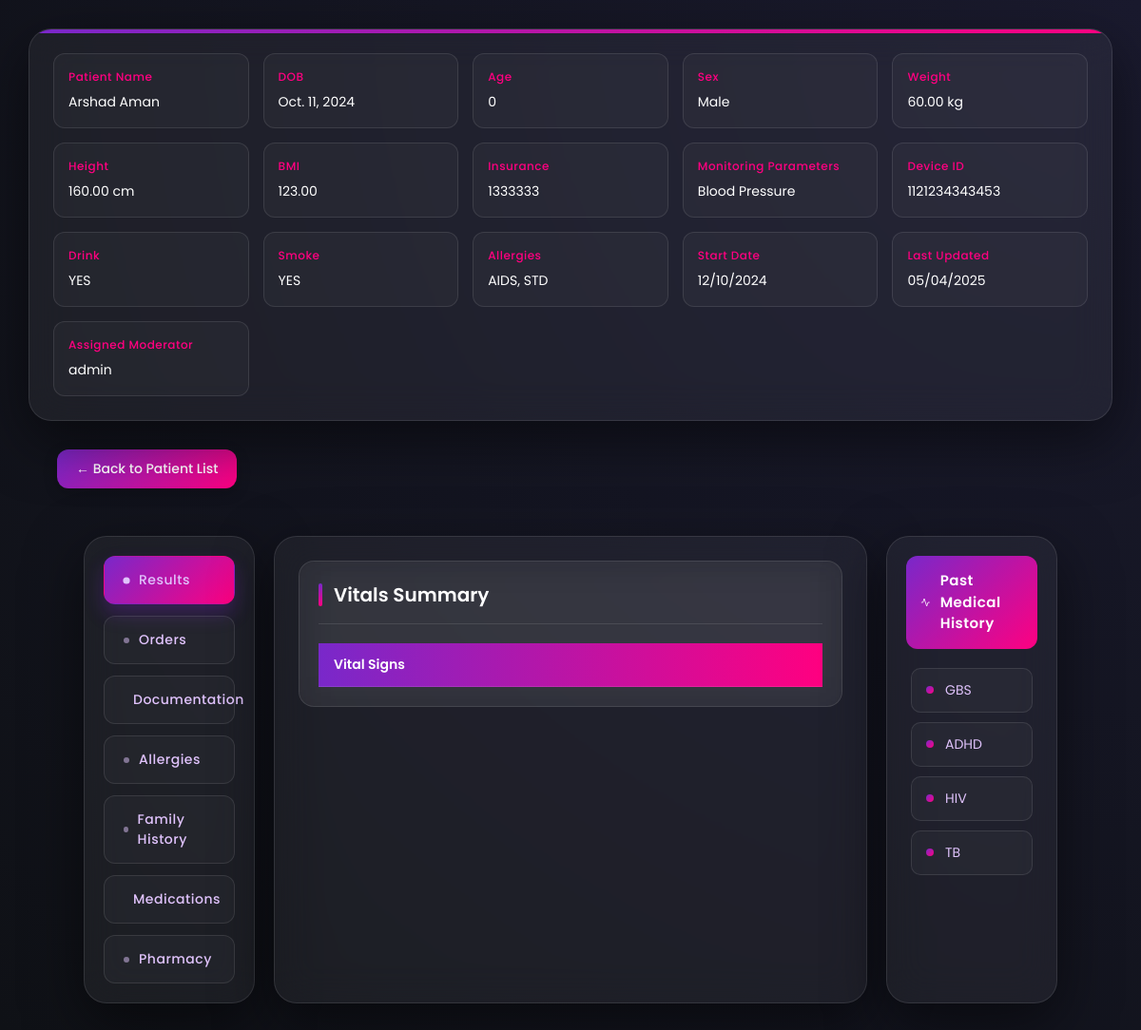
The page /view-patient/54b42c7f-54fc-4316-906b-e4fa29251fdb/?action=access (signed in) on the database its author committed.
### rpm_users/models.py (models this page shows, shortened)
class Patient(models.Model):
    SEX_CHOICES = (('Male', 'Male'), ('Female', 'Female'), ('Others', 'Others'),)
    MONITORING_CHOICES = (('Blood Pressure', 'Blood Pressure'), ('Heart Rate', 'Heart Rate'), ('SPO2', 'SPO2'),("Temperature", "Temperature"),)
    user = models.OneToOneField(User, on_delete=models.CASCADE, blank=True, null=True)
    date_of_birth = models.DateField(blank=True, null=True)
    height = models.DecimalField(blank=True, null=True, max_digits=10, decimal_places=2)
    weight = models.DecimalField(blank=True, null=True, max_digits=10, decimal_places=2)
    insurance = models.CharField(blank=True, null=True, max_length=255)
    sex = models.CharField(blank=True, max_length=10, null=True, choices=SEX_CHOICES)
    bmi = models.DecimalField(blank=True, max_digits=10, decimal_places=2, null=True)
    monitoring_parameters = models.CharField(blank=True, max_length=20, null=True, choices=MONITORING_CHOICES)
    device_serial_number = models.IntegerField(null=True, blank=True)
    pharmacy_info = models.TextField(blank=True, null=True)
    allergies = models.TextField(blank=True, null=True)
    smoke = models.CharField(choices=(('YES', 'YES'), ('NO', 'NO'),), default='NO', max_length=3)
    drink = models.CharField(choices=(('YES', 'YES'), ('NO', 'NO'),), default='NO', max_length=3)
    family_history = models.TextField(null=True, blank=True)
    medications = models.TextField(null=True, blank=True)
    id = models.UUIDField(default=uuid.uuid4, primary_key=True, editable=False)
    created_at = models.DateTimeField(auto_now_add=True)
    updated_at = models.DateTimeField(auto_now=True)
    moderator_assigned = models.ForeignKey('Moderator', blank=True, null=True, on_delete=models.SET_NULL, related_name='moderators')
    @property
    def age(self):
        if self.date_of_birth:
            today = date.today()
            age = today.year - self.date_of_birth.year
            if today.month < self.date_of_birth.month or (today.month == self.date_of_birth.month and today.day < self.date_of_birth.day):
                age -= 1
            return age
        return None

class Moderator(models.Model):
    user = models.OneToOneField(User, on_delete=models.CASCADE, null=True, blank=True)

class PastMedicalHistory(models.Model):
    PMH_CHOICES = ((
        ('GBS', 'Guillain-Barré Syndrome'),
        ('ALS', 'Amyotrophic Lateral Sclerosis'),
        ('SLE', 'Systemic Lupus Erythematosus'),
        ('ITP', 'Idiopathic Thrombocytopenic Purpura'),
        ('MG', 'Myasthenia Gravis'),
        ('DKA', 'Diabetic Ketoacidosis'),
        ('ARDS', 'Acute Respiratory Distress Syndrome'),
        ('LCa', 'Lung Cancer'),
        ('PCa', 'Pancreatic Cancer'),
        ('CCa', 'Colon Cancer'),
        ('TCa', 'Thyroid Cancer'),
        ('SCa', 'Skin Cancer'),
        ('GCa', 'Gastric Cancer'),
        ('PCa', 'Prostate Cancer'),
        ('TeCa', 'Testicular Cancer'),
        ('BrCa', 'Breast Cancer'),
        ('OvCa', 'Ovarian Cancer'),
        ('TTP', 'Thrombotic Thrombocytopenic Purpura'),
        ('HLH', 'Hemophagocytic Lymphohistiocytosis'),
        ('HSP', 'Henoch-Schönlein Purpura'),
        ('SCID', 'Severe Combined Immunodeficiency'),
        ('PKU', 'Phenylketonuria'),
        ('POTS', 'Postural Orthostatic Tachycardia Syndrome'),
        ('CRPS', 'Complex Regional Pain Syndrome'),
        ('NMO', 'Neuromyelitis Optica'),
        ('HUS', 'Hemolytic Uremic Syndrome'),
        ('SMA', 'Spinal Muscular Atrophy'),
        ('DM', 'Diabetes Mellitus'),
        ('HTN', 'Hypertension'),
        ('AF', 'Atrial Fibrillation'),
        ('CHF', 'Congestive Heart Failure'),
        ('COPD', 'Chronic Obstructive Pulmonary Disease'),
        ('Hpxa', 'Hypoxia'),
        ('Hyca', 'Hypercapnea'),
        ('CKD', 'Chronic Kidney Disease'),
        ('ESRD', 'End Stage Renal Disease'),
        ('GERD', 'Gastroesophageal Reflux Disease'),
        ('OA', 'Osteoarthritis'),
        ('CAD', 'Coronary Artery Disease'),
        ('RA', 'Rheumatoid Arthritis'),
        ('UTI', 'Urinary Tract Infection'),
        ('URI', 'Upper Respiratory Infection'),
        ('BPH', 'Benign Prostatic Hyperplasia'),
        ('HLD', 'Hyperlipidemia'),
        ('TIA', 'Transient Ischemic Attack'),
        ('CVA', 'Cerebrovascular Accident (Stroke)'),
        ('MI', 'Myocardial Infarction'),
        ('PNA', 'Pneumonia'),
        ('TB', 'Tuberculosis'),
        ('HIV', 'Human Immunodeficiency Virus'),
        ('ADHD', 'Attention-Deficit/Hyperactivity Disorder'),
        ('ASD', 'Autism Spectrum Disorder'),
        ('MDD', 'Major Depressive Disorder'),
        ('GAD', 'Generalized Anxiety Disorder'),
        ('PTSD', 'Post-Traumatic Stress Disorder'),
        ('Peff', 'Pleural Effusion'),
        ('N/A', 'N/A'),
    ))
    patient = models.ForeignKey(Patient, on_delete=models.CASCADE, related_name='medical_history')
    pmh = models.CharField(choices=PMH_CHOICES, default="N/A", max_length=100)
    id = models.UUIDField(default=uuid.uuid4, primary_key=True, editable=False)

### rpm_users/views.py (the view, shortened to what this page needs)
# urls.py: path('view-patient/<str:patient_id>/', views.moderator_actions_view, name='moderator_actions'),
def moderator_actions_view(request, patient_id):
    user = request.user  # Assuming user is authenticated and their email is available in request.user
    moderator = get_object_or_404(Moderator, user=user)
    patient = get_object_or_404(Patient, id=patient_id)
    context = {
        'patient': patient,
        'moderator': moderator,
    }
    action = request.GET.get('action')
    if action == 'access'.lower() and patient.moderator_assigned == moderator or request.user.is_superuser:
        reports = Reports.objects.filter(patient=patient)
        context['reports'] = reports  # Add patient details to the context
        return render(request, 'index.html', context)
    elif action == 'delete':
        patient.delete()
        context['success'] = 'Patient deleted successfully'
        return render(request, 'index.html', context)
    else:
        context['error'] = "Invalid action."
        return render(request, 'index.html', context)

### templates/index.html (shortened to what this page needs)
<!DOCTYPE html>
<html lang="en">
  <head>
    <script src="https://cdn.tailwindcss.com"></script>
  </head>
  <body>
    <div class="patient-details">
      <div>
        <strong>Patient Name</strong>
        <span>{{patient.user.first_name}} {{patient.user.last_name}}</span>
      </div>
      <div>
        <strong>DOB</strong>
        <span>{{patient.date_of_birth}}</span>
      </div>
      <div>
        <strong>Age</strong>
        <span>{{patient.age}}</span>
      </div>
      <div>
        <strong>Sex</strong>
        <span>{{patient.sex}}</span>
      </div>
      <div>
        <strong>Weight</strong>
        <span>{{patient.weight}} kg</span>
      </div>
      <div>
        <strong>Height</strong>
        <span>{{patient.height}} cm</span>
      </div>
      <div>
        <strong>BMI</strong>
        <span>{{patient.bmi}}</span>
      </div>
      <div>
        <strong>Insurance</strong>
        <span>{{patient.insurance}}</span>
      </div>
      <div>
        <strong>Monitoring Parameters</strong>
        <span>{{patient.monitoring_parameters}}</span>
      </div>
      <div>
        <strong>Device ID</strong>
        <span>{{patient.device_serial_number}}</span>
      </div>
      <div>
        <strong>Drink</strong>
        <span>{{patient.drink}}</span>
      </div>
      <div>
        <strong>Smoke</strong>
        <span>{{patient.smoke}}</span>
      </div>
      <div>
        <strong>Allergies</strong>
        <span>{{patient.allergies|default:"None"}}</span>
      </div>
      <div>
        <strong>Start Date</strong>
        <span>{{patient.created_at|date:"d/m/Y"}}</span>
      </div>
      <div>
        <strong>Last Updated</strong>
        <span>{{patient.updated_at|date:"d/m/Y"}}</span>
      </div>
      <div>
        <strong>Assigned Moderator</strong>
        <span>{{patient.moderator_assigned.user.username}}</span>
      </div>
    </div>
    <div style="margin: 20px 0;">
        <a href="/view-patient/" class="back-btn">← Back to Patient List</a>
    </div>
    <div class="container">
      <div class="left-panel">
        <div class="tabs">
          <div class="active" onclick="showTab('results')">Results</div>
          <div onclick="showTab('orders')">Orders</div>
          <div onclick="showTab('documentation')">Documentation</div>
          <div onclick="showTab('allergies')">Allergies</div>
          <div onclick="showTab('family_history')">Family History</div>
          <div onclick="showTab('medications')">Medications</div>
          <div onclick="showTab('pharmacy')">Pharmacy</div>
        </div>
      </div>
      <div class="main-content">
        <div class="content">
          <div id="results" class="table-container">
            <h3>Vitals Summary</h3>
            <div class="scrollable">
              <table>
                <thead>
                  <tr>
                    <th class="fixed-left">Vital Signs</th>
                  </tr>
                </thead>
              </table>
            </div>
          </div>
        </div>
      </div>
      <div class="right-panel">
        <div class="medical-history-section">
          <div class="section-header">
            <svg width="20" height="20" viewBox="0 0 24 24" fill="none" stroke="currentColor" stroke-width="2" class="header-icon">
              <path d="M22 12h-4l-3 9L9 3l-3 9H2"/>
            </svg>
            Past Medical History
          </div>
          <div class="pmh-list">
            {% if patient.medical_history.all %}
                {% for condition in patient.medical_history.all %}
                    <div class="pmh-item">
                        <div class="condition-marker"></div>
                        <span>{{ condition.pmh }}</span>
                    </div>
                {% endfor %}
            {% endif %}
          </div>
        </div>
      </div>
    </div>
  </body>
</html>

### rows shown on the page
Patient: user.first_name "Arshad", user.last_name "Aman", date_of_birth "Oct. 11, 2024", age "0", sex "Male", weight "60.00", height "160.00", bmi "123.00", insurance "1333333", monitoring_parameters "Blood Pressure", device_serial_number "1121234343453", drink "YES", smoke "YES", allergies "AIDS, STD", created_at "12/10/2024", updated_at "05/04/2025", moderator_assigned.user.username "admin"
PastMedicalHistory: pmh "GBS"
PastMedicalHistory: pmh "ADHD"
PastMedicalHistory: pmh "HIV"
PastMedicalHistory: pmh "TB"
